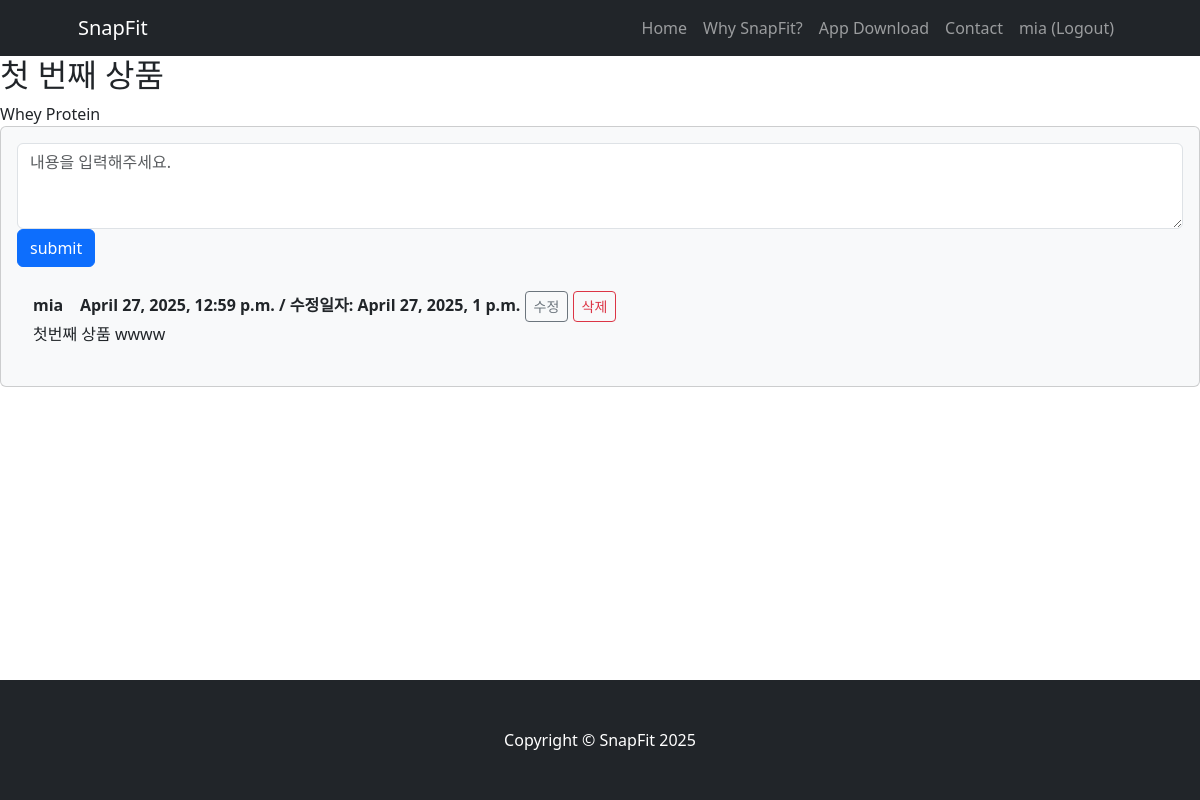
The page /snapfit/product/1/ (signed in) on the database its author committed.
### snapfit/models.py (models this page shows, shortened)
class Product(models.Model):
    title = models.CharField(max_length=200)
    description = models.TextField()

class Comment(models.Model):
    author = models.ForeignKey(User, on_delete=models.CASCADE)  # 작성자
    product = models.ForeignKey(Product, on_delete=models.CASCADE)  # 어떤 상품에 달린 댓글인지
    content = models.TextField()  # 댓글 내용
    create_date = models.DateTimeField(auto_now_add=True)  # 최초 시간
    modify_date = models.DateTimeField(auto_now=True)  # 수정 시간

### snapfit/views.py (the view)
# urls.py: path('product/<int:product_id>/', views.product_detail, name='product_detail'),  # 제품 상세
def product_detail(request, product_id):
    product = get_object_or_404(Product, pk=product_id)
    return render(request, 'snapfit/content_detail.html', {'product': product})

### templates/snapfit/content_detail.html (shortened to what this page needs)
{% extends 'base.html' %}
{% block content %}
<h2>{{ product.title }}</h2>
<div>
    {{ product.description }}
</div>
<section class="mb-5">
    <div class="card bg-light">
        <div class="card-body">
            <form method="post" class="mb-4" action="{% url 'comment_create' product.id %}">
                <textarea id="content" name="content" class="form-control" rows="3" placeholder="내용을 입력해주세요."></textarea>
                <button type="submit" class="btn btn-primary">submit</button>
            </form>
            {% for comment in product.comment_set.all %}
            <div class="d-flex">
                <div class="ms-3">
                    <div class="fw-bold">
                        {{ comment.author.username }} &nbsp;&nbsp; {{ comment.create_date }}
                        {% if comment.create_date != comment.modify_date %}
                            / 수정일자: {{ comment.modify_date }}
                        {% endif %}
                        {% if request.user == comment.author %}
                            <a href="{% url 'comment_update' comment.id %}" class="btn btn-sm btn-outline-secondary">수정</a>
                            <a href="{% url 'comment_delete' comment.id %}" class="btn btn-sm btn-outline-danger">삭제</a>
                        {% endif %}
                    </div>
                    {{ comment.content }}
                </div>
            </div>
            <br/>
            {% endfor %}
        </div>
    </div>
</section>
{% endblock %}

### templates/navbar.html (shortened to what this page needs)
<nav class="navbar navbar-expand-lg navbar-dark bg-dark">
    <div class="container px-5 ">
        <a class="navbar-brand" href="/">SnapFit</a>
        <div class="collapse navbar-collapse" id="navbarSupportedContent">
            <ul class="navbar-nav ms-auto mb-2 mb-lg-0">
                <li class="nav-item"><a class="nav-link" href="{% url 'main' %}">Home</a></li>
                <li class="nav-item"><a class="nav-link" href="{% url 'why' %}">Why SnapFit?</a></li>
                <li class="nav-item"><a class="nav-link" href="{% url 'download' %}">App Download</a></li>
                <li class="nav-item"><a class="nav-link" href="{% url 'contact' %}">Contact</a></li>
                {% if user.is_authenticated %}
                    <li class="nav-item">
                        <a class="nav-link" href="{% url 'accounts:logout' %}"
                           onclick="event.preventDefault(); document.getElementById('logout-form').submit();">
                            {{ user.username }} (Logout)
                        </a>
                    </li>
                {% else %}
                    <li class="nav-item"><a class="nav-link" href="{% url 'accounts:login' %}">Login</a></li>
                {% endif %}
            </ul>
        </div>
    </div>
</nav>

### rows shown on the page
Product: title "첫 번째 상품", description "Whey Protein"
Comment: author.username "mia", create_date "April 27, 2025, 12:59 p.m.", modify_date "April 27, 2025, 1 p.m.", shows "수정", content "첫번째 상품 wwww"

### other values the page prints
{{ user.username }} "mia"
